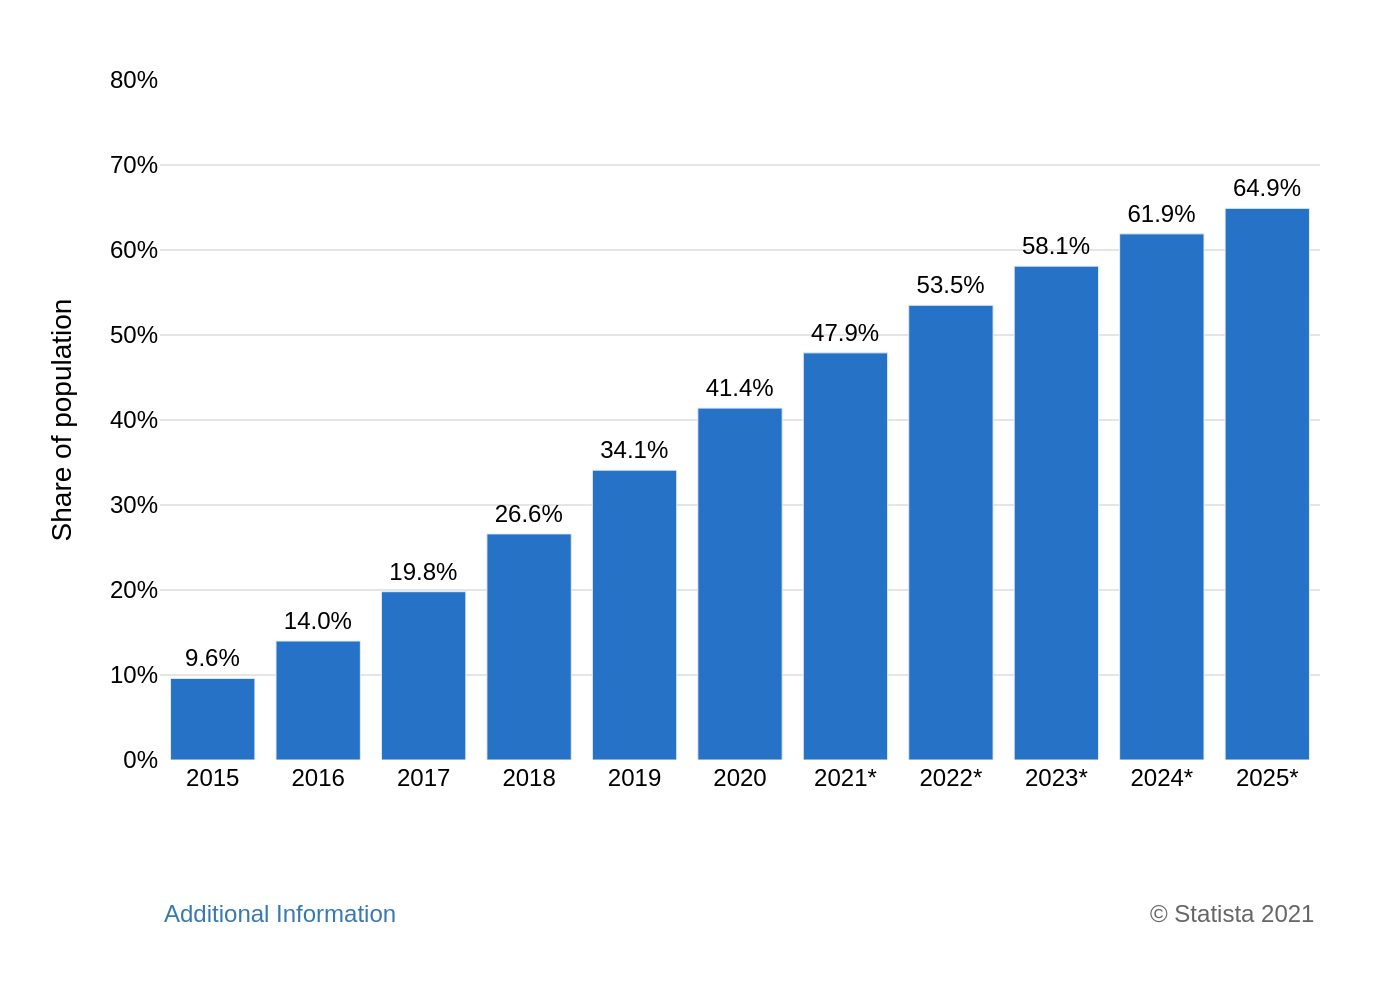

The script that drew this image:
import sys
import json
import plotly.graph_objects as go

def main():
    """
    Generates a bar chart from a JSON data file.
    """
    if len(sys.argv) != 2:
        print("Usage: python script.py <path_to_json_file>")
        sys.exit(1)

    json_filepath = sys.argv[1]
    output_image_path = json_filepath.rsplit('.', 1)[0] + '.png'

    try:
        with open(json_filepath, 'r', encoding='utf-8') as f:
            config = json.load(f)
    except FileNotFoundError:
        print(f"Error: JSON file not found at {json_filepath}")
        sys.exit(1)
    except json.JSONDecodeError:
        print(f"Error: Could not decode JSON from {json_filepath}")
        sys.exit(1)

    chart_data = config.get('chart_data', [])
    texts = config.get('texts', {})
    colors = config.get('colors', [])

    fig = go.Figure()

    if not chart_data:
        print("Warning: 'chart_data' is empty. Generating an empty chart.")
    else:
        x_values = [d['x'] for d in chart_data]
        y_values = [d['y'] for d in chart_data]

        bar_texts = [f'{y}%' if y == int(y) else f'{y:.1f}%' for y in y_values]

        fig.add_trace(go.Bar(
            x=x_values,
            y=y_values,
            marker_color=colors[0] if colors else '#2672C7',
            text=bar_texts,
            textposition='outside',
            textfont=dict(family="Arial", size=12, color='black'),
            cliponaxis=False
        ))

    fig.update_layout(
        font=dict(family="Arial", size=12, color="black"),
        yaxis=dict(
            title_text=texts.get('y_axis_title'),
            range=[0, 80],
            dtick=10,
            ticksuffix='%',
            gridcolor='#E5E5E5',
            zeroline=False,
            showline=False
        ),
        xaxis=dict(
            title_text=texts.get('x_axis_title'),
            showgrid=False,
            tickfont=dict(size=12)
        ),
        plot_bgcolor='white',
        showlegend=False,
        margin=dict(l=80, r=40, t=40, b=120),
        annotations=[
            dict(
                text=texts.get('note', ''),
                align='left',
                showarrow=False,
                xref='paper',
                yref='paper',
                x=0,
                y=-0.2,
                xanchor='left',
                yanchor='top',
                font=dict(color='#3779B2', size=12)
            ),
            dict(
                text=texts.get('source', ''),
                align='right',
                showarrow=False,
                xref='paper',
                yref='paper',
                x=1,
                y=-0.2,
                xanchor='right',
                yanchor='top',
                font=dict(color='#666666', size=12)
            )
        ]
    )

    fig.write_image(output_image_path, scale=2)
    print(f"Chart saved to {output_image_path}")

if __name__ == "__main__":
    main()
